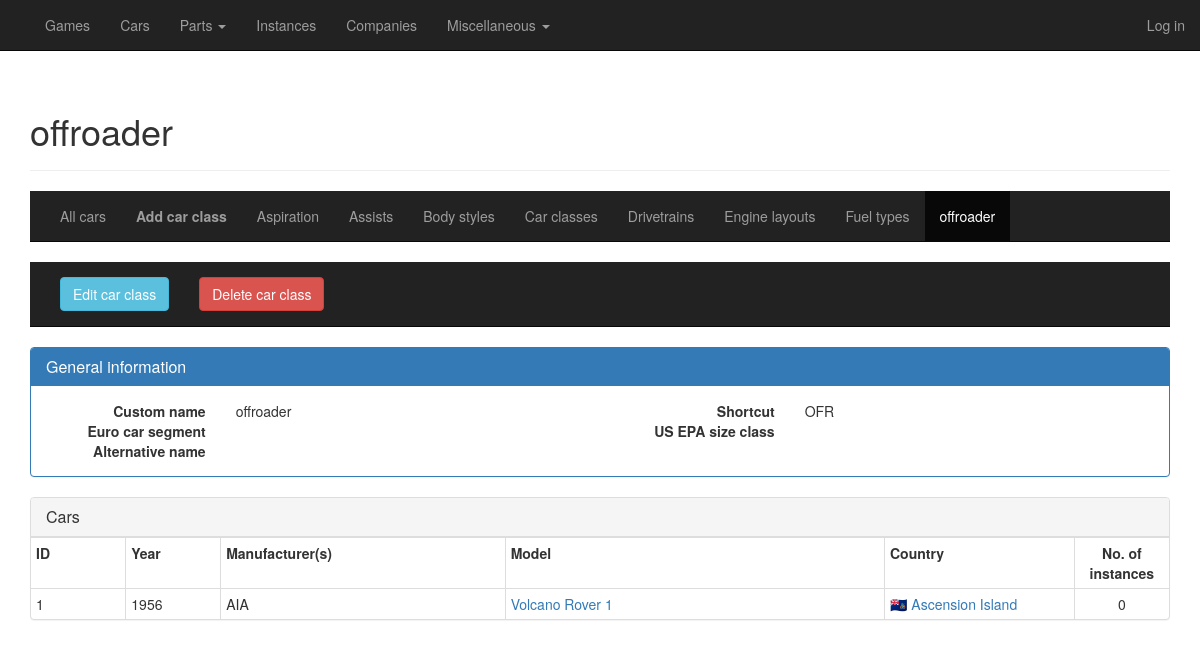
Page /cars/car-classes/detail/1 on the committed database.
### general/models/car.py (models this page shows, shortened)
class CarClass(database.Model):
    __tablename__ = "car_classes"
    id = database.Column(database.Integer, primary_key=True)
    name_euro = database.Column(database.Unicode, index=True, nullable=True)
    name_us = database.Column(database.Unicode, index=True, nullable=True)
    name_alternative = database.Column(database.Unicode, index=True, nullable=True)
    name_custom = database.Column(database.Unicode, index=True, nullable=True, unique=True)
    name_short = database.Column(database.Unicode, nullable=True)
    cars = database.relationship('Car', backref='car_class', lazy='dynamic')

class Car(database.Model):
    __tablename__ = "cars"
    id = database.Column(database.Integer, primary_key=True)
    datetime_added = database.Column(database.DateTime, default=datetime.utcnow, index=True, nullable=False)
    datetime_edited = database.Column(database.DateTime, default=datetime.utcnow, index=True, nullable=False)
    is_deleted = database.Column(database.Boolean, default=False, index=True, nullable=False)
    year = database.Column(database.Integer, index=True, nullable=True)
    manufacturers = database.relationship('Company', secondary="car_manufacturer")
    manufacturers_display = database.Column(database.Unicode, index=True, nullable=False)
    model = database.Column(database.Unicode, index=True, nullable=False)
    name_display = database.Column(database.Unicode, index=True, nullable=False, unique=True)
    name_short = database.Column(database.Unicode, nullable=True)
    country_id = database.Column(database.Integer, database.ForeignKey("countries.id"), nullable=True)
    is_prototype = database.Column(database.Boolean, default=False, index=True, nullable=False)
    is_fictional = database.Column(database.Boolean, default=False, index=True, nullable=False)
    competitions = database.relationship('Competition', secondary="car_competition")
    car_class_id = database.Column(database.Integer, database.ForeignKey("car_classes.id"), index=True, nullable=True)
    body_style_id = database.Column(database.Integer, database.ForeignKey("body_styles.id"), index=True, nullable=False)
    engines = database.relationship('Engine', secondary="car_engine", lazy='dynamic')
    fuel_type_actual_id = database.Column(database.Integer, database.ForeignKey("fuel_types.id"), index=True,
                                          nullable=True)
    max_power_output_kw_actual = database.Column(database.Double, index=True, nullable=True)
    max_power_output_rpm_actual = database.Column(database.Integer, nullable=True)
    max_torque_nm_actual = database.Column(database.Double, index=True, nullable=True)
    max_torque_rpm_actual = database.Column(database.Integer, nullable=True)
    additional_forced_induction_id = database.Column(database.Integer, database.ForeignKey("forced_induction.id"),
                                                     nullable=True)
    transmission_id = database.Column(database.Integer, database.ForeignKey("transmissions.id"), nullable=True)
    transmission_type_actual_id = database.Column(database.Integer, database.ForeignKey("transmission_types.id"),
                                                  nullable=True)
    no_of_gears_actual = database.Column(database.Integer, index=True, nullable=True)
    engine_layout_id = database.Column(database.Integer, database.ForeignKey("engine_layouts.id"), index=True,
                                       nullable=False)
    drivetrain_id = database.Column(database.Integer, database.ForeignKey("drivetrains.id"), index=True, nullable=False)
    suspension_front_id = database.Column(database.Integer, database.ForeignKey("suspension.id"), index=True, nullable=True)
    suspension_rear_id = database.Column(database.Integer, database.ForeignKey("suspension.id"), index=True, nullable=True)
    curb_weight_kg = database.Column(database.Double, index=True, nullable=True)
    weight_distribution = database.Column(database.Double, index=True, nullable=True)
    tires_front = database.Column(database.Unicode, nullable=True)
    tires_rear = database.Column(database.Unicode, nullable=True)
    acceleration_0_to_100_kmh_sec = database.Column(database.Double, index=True, nullable=True)
    maximum_speed_kmh = database.Column(database.Double, index=True, nullable=True)
    power_to_weight_ratio = database.Column(database.Double, index=True, nullable=True)
    assists = database.relationship('Assist', secondary="car_assist")
    no_of_instances = database.Column(database.Integer, default=0, index=True, nullable=False)
    instances = database.relationship('Instance', backref='car', lazy='dynamic')
    texts = database.relationship('CarText', backref='car', lazy='dynamic')
    images = database.relationship('CarImage', backref='car', lazy='dynamic')
    def get_country(self):
        return self.country.name_display if self.country_id is not None else "n/a"

### general/models/misc.py (models this page shows, shortened)
class Country(database.Model):
    __tablename__ = "countries"
    id = database.Column(database.Integer, primary_key=True)
    name_full = database.Column(database.Unicode, nullable=False)
    name_display = database.Column(database.Unicode, index=True, nullable=False)
    name_short = database.Column(database.Unicode, nullable=False)
    no_of_companies_game = database.Column(database.Integer, default=0, nullable=True)
    no_of_companies_car = database.Column(database.Integer, default=0, nullable=True)
    no_of_games = database.Column(database.Integer, default=0, nullable=True)
    no_of_cars = database.Column(database.Integer, default=0, nullable=True)
    companies = database.relationship('Company', backref='country', lazy='dynamic')
    cars = database.relationship('Car', backref='country', lazy='dynamic')
    texts = database.relationship('CountryText', backref='country', lazy='dynamic')
    images = database.relationship('CountryImage', backref='country', lazy='dynamic')
    locations = database.relationship('Location', backref='country', lazy='dynamic')

### general/routes_cars.py (the view)
@cardb.route("/cars/car-classes/detail/<id>", methods=['GET', 'POST'])
def detail_car_class(id):
    car_class = CarClass.query.get(id)
    return render_template("cars_detail_car_class.html",
                           title="{}".format(car_class.name_custom),
                           heading="{}".format(car_class.name_custom),
                           car_class=car_class,
                           viewing="car_classes")

### general/templates/cars_detail_car_class.html (shortened to what this page needs)
{% extends "cars_base.html" %}
{% block cars_content %}
    {% block subsubmenu %}
        <nav class="navbar navbar-inverse navbar-static-top">
            <div class="container">
                <div class="collapse navbar-collapse">
                    <ul class="nav navbar-nav">
                        {% if car_class %}
                        <li><a href="{{ url_for('edit_car_class', id=car_class.id) }}"><button type="button" class="btn btn-info">Edit car class</button></a></li>
                        <li><a href="#"><button type="button" class="btn btn-danger" data-toggle="modal" data-target="#deleteModal">Delete car class</button></a></li>
                        {% endif %}
                    </ul>
                </div>
            </div>
        </nav>
    {% endblock %}
    <div>
        <div class="panel panel-primary">
          <div class="panel-heading">
            <h3 class="panel-title">General information</h3>
          </div>
          <div class="panel-body">
              <div class="row">
                  <div class="col-sm-2 text-right"><b>Custom name</b></div>
                  <div class="col-sm-4">{{ car_class.name_custom }}</div>
                  <div class="col-sm-2 text-right"><b>Shortcut</b></div>
                  <div class="col-sm-4">{{ car_class.name_short }}</div>
              </div>
              <div class="row">
                  <div class="col-sm-2 text-right"><b>Euro car segment</b></div>
                  <div class="col-sm-4">{{ car_class.name_euro }}</div>
                  <div class="col-sm-2 text-right"><b>US EPA size class</b></div>
                  <div class="col-sm-4">{{ car_class.name_us }}</div>
              </div>
              <div class="row">
                  <div class="col-sm-2 text-right"><b>Alternative name</b></div>
                  <div class="col-sm-10">{{ car_class.name_alternative }}</div>
              </div>
          </div>
        </div>
    </div>
    <div class="panel panel-default">
      <div class="panel-heading">
        <h3 class="panel-title">Cars</h3>
      </div>
      <div class="table-responsive">
          <table class="table table-bordered table-condensed">
              {% if car_class.cars.all() == [] %}
              <tr>
                  <td class="text-center"><strong>There are no cars with this classification in the database.</strong></td>
              </tr>
              {% else %}
                {% include "_cars_top.html" %}
                {% for car in car_class.cars %}
                    {% with car=car %}
                        {% include "_cars_row.html" %}
                    {% endwith %}
                {% endfor %}
              {% endif %}
          </table>
      </div>
    </div>
{% endblock %}

### general/templates/cars_base.html (shortened to what this page needs)
{% extends "base.html" %}
{% block cardb_content %}
    <div class="page-header">
        <h1>{{ heading }}</h1>
    </div>
    {% block submenu %}
        <nav class="navbar navbar-inverse navbar-static-top">
            <div class="container">
                <div class="collapse navbar-collapse">
                    <ul class="nav navbar-nav">
                        <li><a class="hover-underline-animation" href="{{ url_for('overview_cars') }}">All cars</a></li>
                        {% if viewing == "car_classes" %}
                        <li><a class="hover-underline-animation" href="{{ url_for('add_car_class') }}"><strong>Add car class</strong></a></li>
                        {% endif %}
                        <li><a class="hover-underline-animation" href="{{ url_for('overview_aspiration') }}">Aspiration</a></li>
                        <li><a class="hover-underline-animation" href="{{ url_for('overview_assists') }}">Assists</a></li>
                        <li><a class="hover-underline-animation" href="{{ url_for('overview_body_styles') }}">Body styles</a></li>
                        <li><a class="hover-underline-animation" href="{{ url_for('overview_car_classes') }}">Car classes</a></li>
                        <li><a class="hover-underline-animation" href="{{ url_for('overview_drivetrains') }}">Drivetrains</a></li>
                        <li><a class="hover-underline-animation" href="{{ url_for('overview_engine_layouts') }}">Engine layouts</a></li>
                        <li><a class="hover-underline-animation" href="{{ url_for('overview_fuels') }}">Fuel types</a></li>
                        {% if car_class %}
                        <li class="active"><a href="#">{{ car_class.name_custom }}</a></li>
                        {% endif %}
                    </ul>
                </div>
            </div>
        </nav>
    {% endblock %}
    {% block cars_content %}
    {% endblock %}
{% endblock %}

### general/templates/_cars_row.html
<tr>
    <td class="col-sm-1">{{ car.id }}</td>
    <td class="col-sm-1">{{ car.year }}</td>
    <td class="col-sm-3">{{ car.manufacturers_display }}</td>
    <td class="col-sm-4"><a href="{{ url_for('detail_car', id=car.id) }}">{{ car.model }}</a></td>
    <td class="col-sm-2">{% if car.get_country() != "n/a" %}<a href="{{ url_for('detail_country', id=car.country.id) }}">{{ car.get_country() }}</a>{% else %}{{ car.get_country() }}{% endif %}</td>
    <td class="col-sm-1 text-center">{{ car.no_of_instances }}</td>
</tr>

### general/static/css/car-database.css (style rules this page uses)
.hover-underline-animation { display: inline-block; position: relative; color: white; }
.hover-underline-animation::after { content: ''; position: absolute; width: 100%; transform: scaleX(0); height: 2px; bottom: 0; left: 0; background-color: white; transform-origin: bottom right; transition: transform 0.25s ease-out; }

### rows in the picture
CarClass: name_custom "offroader", name_short "OFR"
Car: id "1", year "1956", manufacturers_display "AIA", model "Volcano Rover 1", get_country "🇦🇨 Ascension Island", no_of_instances "0"
